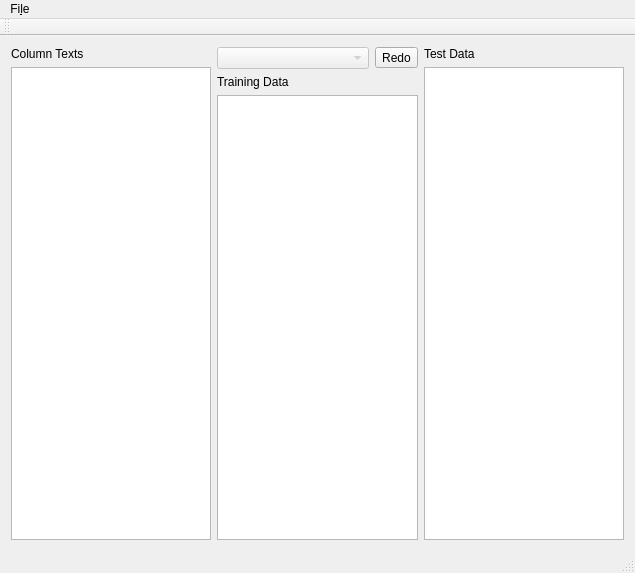
<?xml version="1.0" encoding="UTF-8"?>
<ui version="4.0">
 <class>MainWindow</class>
 <widget class="QMainWindow" name="MainWindow">
  <property name="geometry">
   <rect>
    <x>0</x>
    <y>0</y>
    <width>635</width>
    <height>573</height>
   </rect>
  </property>
  <property name="windowTitle">
   <string>MainWindow</string>
  </property>
  <widget class="QWidget" name="centralWidget">
   <layout class="QGridLayout" name="gridLayout">
    <item row="0" column="0">
     <layout class="QVBoxLayout" name="verticalLayout_2">
      <item>
       <widget class="QLabel" name="label_2">
        <property name="text">
         <string>Column Texts</string>
        </property>
       </widget>
      </item>
      <item>
       <widget class="QTextEdit" name="txtColumnText"/>
      </item>
     </layout>
    </item>
    <item row="0" column="1">
     <layout class="QVBoxLayout" name="verticalLayout">
      <item>
       <layout class="QHBoxLayout" name="horizontalLayout_2">
        <item>
         <widget class="QComboBox" name="cbClassColumn">
          <property name="enabled">
           <bool>false</bool>
          </property>
         </widget>
        </item>
        <item>
         <widget class="QToolButton" name="btnReClassify">
          <property name="text">
           <string>Redo</string>
          </property>
         </widget>
        </item>
       </layout>
      </item>
      <item>
       <layout class="QHBoxLayout" name="horizontalLayout">
        <item>
         <widget class="QLabel" name="label">
          <property name="text">
           <string>Training Data</string>
          </property>
         </widget>
        </item>
        <item>
         <widget class="QLabel" name="lblDataCount">
          <property name="layoutDirection">
           <enum>Qt::LeftToRight</enum>
          </property>
          <property name="text">
           <string/>
          </property>
          <property name="alignment">
           <set>Qt::AlignCenter</set>
          </property>
         </widget>
        </item>
       </layout>
      </item>
      <item>
       <widget class="QTextEdit" name="txtNormalizedData"/>
      </item>
     </layout>
    </item>
    <item row="0" column="2">
     <layout class="QVBoxLayout" name="verticalLayout_3">
      <item>
       <widget class="QLabel" name="label_3">
        <property name="text">
         <string>Test Data</string>
        </property>
       </widget>
      </item>
      <item>
       <widget class="QTextEdit" name="txtTestData"/>
      </item>
     </layout>
    </item>
   </layout>
  </widget>
  <widget class="QMenuBar" name="menuBar">
   <property name="geometry">
    <rect>
     <x>0</x>
     <y>0</y>
     <width>635</width>
     <height>30</height>
    </rect>
   </property>
   <widget class="QMenu" name="menuFile">
    <property name="title">
     <string>Fi&amp;le</string>
    </property>
    <addaction name="actionImport_Dataset"/>
   </widget>
   <addaction name="menuFile"/>
  </widget>
  <widget class="QToolBar" name="mainToolBar">
   <attribute name="toolBarArea">
    <enum>TopToolBarArea</enum>
   </attribute>
   <attribute name="toolBarBreak">
    <bool>false</bool>
   </attribute>
  </widget>
  <widget class="QStatusBar" name="statusBar"/>
  <action name="actionImport_Dataset">
   <property name="text">
    <string>&amp;Import Dataset</string>
   </property>
  </action>
 </widget>
 <layoutdefault spacing="6" margin="11"/>
 <resources/>
 <connections/>
</ui>
